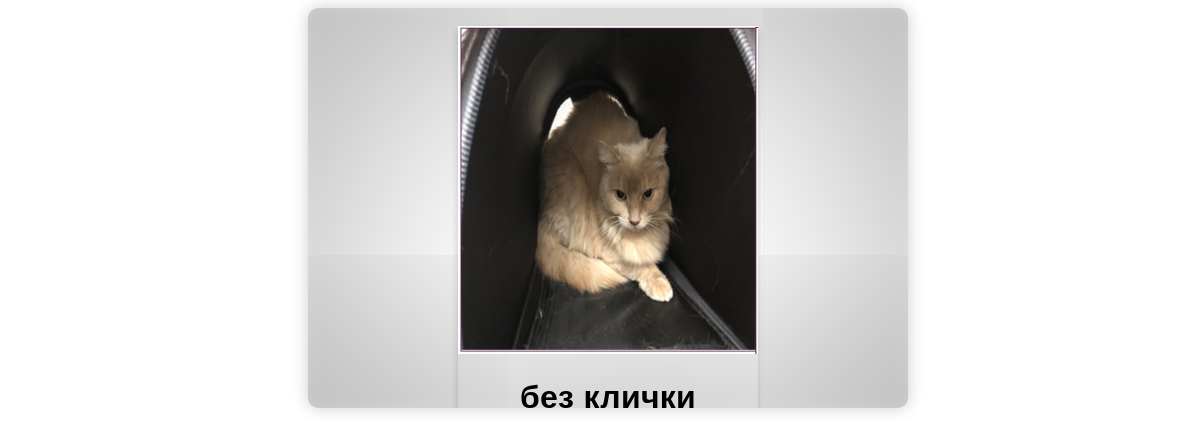
Page /prefect_dorogi/page_podbor_forworkers2/search.php on the committed database.
### prefect_dorogi/page_podbor_forworkers2/search.php (the view, shortened to what this page needs)
<!DOCTYPE html>
<html>
	<head>
		<link rel="stylesheet" href="search.css" />
    <link rel="stylesheet" href="https://cdnjs.cloudflare.com/ajax/libs/font-awesome/4.7.0/css/font-awesome.min.css">
	</head>
	<body>
<div class="glass" align="center">
<?php
require_once('ConnectDB.php');
$inputSearch = $_POST['query'];
$sql = "SELECT *
FROM `TABLE 1`
WHERE (`карточка учета животного №` LIKE '%" . $inputSearch . "%'
OR `размер` LIKE '%" . $inputSearch . "%' OR `идентификационная метка` LIKE '%" . $inputSearch . "%'
OR `заказ-наряд дата/ акт о поступлении животного, дата` LIKE '%" . $inputSearch . "%'
OR `административный округ` LIKE '%" . $inputSearch . "%'OR `вид` LIKE '%" . $inputSearch . "%'
OR `возраст, год` LIKE '%" . $inputSearch . "%' OR `причина выбытия` LIKE '%" . $inputSearch . "%'
OR `анамнез` LIKE '%" . $inputSearch . "%' OR `кличка` LIKE '%" . $inputSearch . "%'
OR `пол` LIKE '%" . $inputSearch . "%' OR `порода` LIKE '%" . $inputSearch . "%'
OR `адрес приюта` LIKE '%" . $inputSearch . "%') AND (`эксплуатирующая организация` LIKE '%ГБУ%дороги%АО%') ";
$result = mysqli_query($connect, $sql);
if($result && mysqli_num_rows($result) > 0) {
  while($row = mysqli_fetch_assoc($result)) {
      $imgpath='/photo/'. str_replace("/","-", $row["адрес приюта"])  . "/" . str_replace(".","-",$row["карточка учета животного №"]) . ".jpg";
      ?>
      <br>
      <div class="card">
      <img src="<?php echo $imgpath ?>" alt="animal" style="width:100%">
      <?php
      echo
      "<h1>", $row['кличка'],"</h1>",
      "<p>"," Вид: ",$row["вид"],"</p>",
      "<p class='title'>","Родился(ась): ", $row["возраст, год"],"</p>",
      "<p>"," Порода: ",$row["порода"],"</p>",
     "<p>", "Пол: ",$row["пол"],"</p>",
      "Живет в ",$row["адрес приюта"],
      "<br/>","<br/>";
      ?>
      </div>
      <?php
    }
  }
?>
</body>
</html>

### prefect_dorogi/page_podbor_forworkers2/search.css (style rules this page uses)
body { background-repeat: no-repeat; background-attachment: fixed; background-size: cover; background-position: top; width: 100%; height: 100%; font-family: 'Raleway', sans-serif; letter-spacing: 0.02em; font-weight: 400; -webkit-font-smoothing: antialiased; }
.glass { display: block; margin: auto; width: 50%; height: 50%; box-shadow: 0 0 1rem 0 rgba(0, 0, 0, .2); border-radius: 10px; position: relative; z-index: 1; background: inherit; overflow: hidden; -webkit-border-radius: 10px; -moz-border-radius: 10px; -ms-border-radius: 10px; -o-border-radius: 10px; }
.glass:before { content: ""; position: absolute; background: inherit; z-index: -1; top: 0; left: 0; right: 0; bottom: 0; box-shadow: inset 0 0 2000px rgba(0, 0, 0, .5); filter: blur(15px); margin: -20px; -webkit-filter: blur(15px); }
.glass:after { content: ""; padding-top: 50%; display: block; }
.card { box-shadow: 0 4px 8px 0 rgba(0, 0, 0, 0.2); max-width: 300px; margin: auto; text-align: center; }

### rows in the picture
table 1: value (picture), кличка "без клички"
